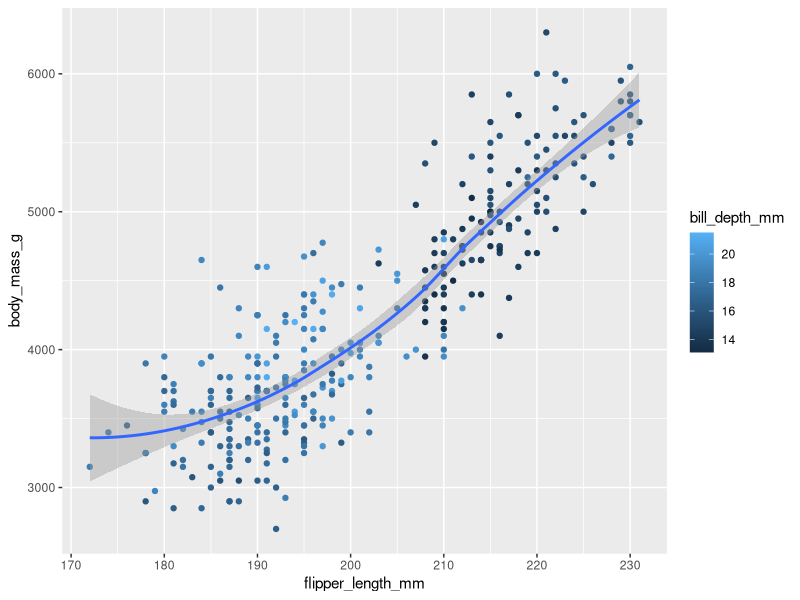
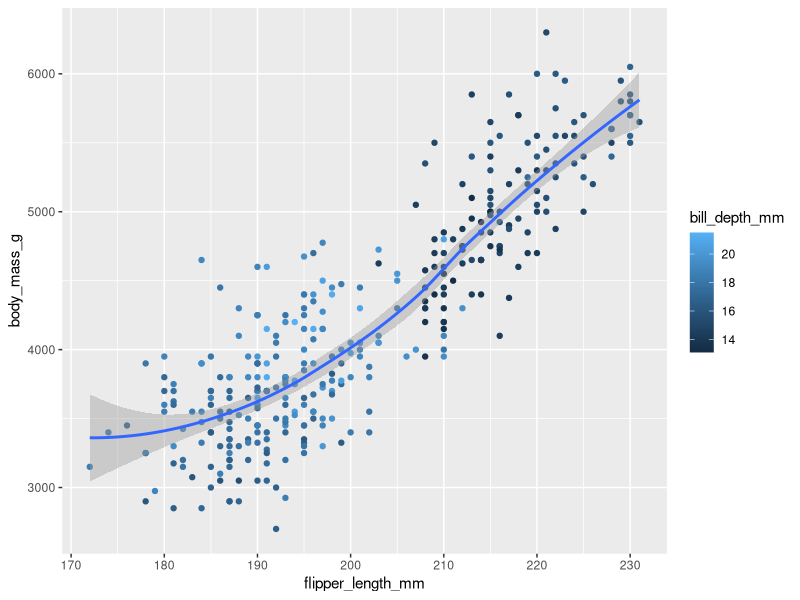

The R source for these figures, in order:
# requirements

install.packages("tidyverse")

library(tidyverse)
library(palmerpenguins)
library(ggthemes)

# take a look at the data set

str(penguins)

# 1.2.5 exercise 8: recreate the visualization

ggplot(
  penguins,
  aes(x = flipper_length_mm, y = body_mass_g)
) +
  geom_point(aes(color = bill_depth_mm)) +
  geom_smooth()

# or

penguins |>
  ggplot(aes(x = flipper_length_mm, y = body_mass_g)) + 
  geom_point(aes(color = bill_depth_mm)) +
  geom_smooth()
